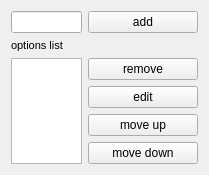
             <widget class="QWidget" name="options_user">
              <property name="geometry">
               <rect>
                <x>0</x>
                <y>0</y>
                <width>209</width>
                <height>170</height>
               </rect>
              </property>
              <attribute name="label">
               <string>User defined</string>
              </attribute>
              <layout class="QGridLayout" name="gridLayout_4">
               <item row="0" column="0">
                <widget class="QLineEdit" name="lineEdit_optionsAdd">
                 <property name="sizePolicy">
                  <sizepolicy hsizetype="Expanding" vsizetype="Fixed">
                   <horstretch>0</horstretch>
                   <verstretch>0</verstretch>
                  </sizepolicy>
                 </property>
                 <property name="minimumSize">
                  <size>
                   <width>0</width>
                   <height>0</height>
                  </size>
                 </property>
                 <property name="maximumSize">
                  <size>
                   <width>16777215</width>
                   <height>16777215</height>
                  </size>
                 </property>
                 <property name="font">
                  <font>
                   <weight>50</weight>
                   <bold>false</bold>
                  </font>
                 </property>
                 <property name="toolTip">
                  <string>Enter here an rsync option to add (eg &quot;--delete-excluded&quot;, &quot;-X&quot;)</string>
                 </property>
                </widget>
               </item>
               <item row="0" column="1">
                <widget class="QPushButton" name="pushButton_optionsAdd">
                 <property name="sizePolicy">
                  <sizepolicy hsizetype="Preferred" vsizetype="Preferred">
                   <horstretch>0</horstretch>
                   <verstretch>0</verstretch>
                  </sizepolicy>
                 </property>
                 <property name="minimumSize">
                  <size>
                   <width>110</width>
                   <height>0</height>
                  </size>
                 </property>
                 <property name="maximumSize">
                  <size>
                   <width>16777215</width>
                   <height>16777215</height>
                  </size>
                 </property>
                 <property name="font">
                  <font>
                   <weight>50</weight>
                   <bold>false</bold>
                  </font>
                 </property>
                 <property name="cursor">
                  <cursorShape>PointingHandCursor</cursorShape>
                 </property>
                 <property name="toolTip">
                  <string>Add rsync option as entered in the next field</string>
                 </property>
                 <property name="text">
                  <string>add</string>
                 </property>
                 <property name="icon">
                  <iconset resource="../resources/luckybackup.qrc">
                   <normaloff>:/luckyPrefix/add.png</normaloff>:/luckyPrefix/add.png</iconset>
                 </property>
                </widget>
               </item>
               <item row="1" column="0">
                <widget class="QLabel" name="label_optionslist">
                 <property name="font">
                  <font>
                   <pointsize>8</pointsize>
                  </font>
                 </property>
                 <property name="text">
                  <string>options list</string>
                 </property>
                </widget>
               </item>
               <item row="2" column="0" rowspan="5">
                <widget class="QListWidget" name="listWidget_options">
                 <property name="sizePolicy">
                  <sizepolicy hsizetype="Expanding" vsizetype="Expanding">
                   <horstretch>0</horstretch>
                   <verstretch>0</verstretch>
                  </sizepolicy>
                 </property>
                 <property name="minimumSize">
                  <size>
                   <width>0</width>
                   <height>100</height>
                  </size>
                 </property>
                 <property name="font">
                  <font>
                   <weight>50</weight>
                   <bold>false</bold>
                  </font>
                 </property>
                 <property name="cursor" stdset="0">
                  <cursorShape>PointingHandCursor</cursorShape>
                 </property>
                 <property name="toolTip">
                  <string>Extra rsync options list</string>
                 </property>
                </widget>
               </item>
               <item row="2" column="1">
                <widget class="QPushButton" name="pushButton_optionsRemove">
                 <property name="sizePolicy">
                  <sizepolicy hsizetype="Preferred" vsizetype="Preferred">
                   <horstretch>0</horstretch>
                   <verstretch>0</verstretch>
                  </sizepolicy>
                 </property>
                 <property name="minimumSize">
                  <size>
                   <width>110</width>
                   <height>0</height>
                  </size>
                 </property>
                 <property name="maximumSize">
                  <size>
                   <width>16777215</width>
                   <height>32</height>
                  </size>
                 </property>
                 <property name="font">
                  <font>
                   <weight>50</weight>
                   <bold>false</bold>
                  </font>
                 </property>
                 <property name="cursor">
                  <cursorShape>PointingHandCursor</cursorShape>
                 </property>
                 <property name="toolTip">
                  <string>Remove highlighted option from list</string>
                 </property>
                 <property name="text">
                  <string>remove</string>
                 </property>
                 <property name="icon">
                  <iconset resource="../resources/luckybackup.qrc">
                   <normaloff>:/luckyPrefix/remove.png</normaloff>:/luckyPrefix/remove.png</iconset>
                 </property>
                </widget>
               </item>
               <item row="3" column="1">
                <widget class="QPushButton" name="pushButton_editOptions">
                 <property name="cursor">
                  <cursorShape>PointingHandCursor</cursorShape>
                 </property>
                 <property name="toolTip">
                  <string>Edit highlighted inclusion</string>
                 </property>
                 <property name="text">
                  <string>edit</string>
                 </property>
                 <property name="icon">
                  <iconset resource="../resources/luckybackup.qrc">
                   <normaloff>:/luckyPrefix/rename.png</normaloff>:/luckyPrefix/rename.png</iconset>
                 </property>
                </widget>
               </item>
               <item row="4" column="1">
                <widget class="QPushButton" name="pushButton_moveUpOptions">
                 <property name="cursor">
                  <cursorShape>PointingHandCursor</cursorShape>
                 </property>
                 <property name="toolTip">
                  <string>Move highlighted inclusion up</string>
                 </property>
                 <property name="text">
                  <string>move up</string>
                 </property>
                 <property name="icon">
                  <iconset resource="../resources/luckybackup.qrc">
                   <normaloff>:/luckyPrefix/up.png</normaloff>:/luckyPrefix/up.png</iconset>
                 </property>
                </widget>
               </item>
               <item row="5" column="1">
                <widget class="QPushButton" name="pushButton_moveDownOptions">
                 <property name="cursor">
                  <cursorShape>PointingHandCursor</cursorShape>
                 </property>
                 <property name="toolTip">
                  <string>Move highlighted inclusion down</string>
                 </property>
                 <property name="text">
                  <string>move down</string>
                 </property>
                 <property name="icon">
                  <iconset resource="../resources/luckybackup.qrc">
                   <normaloff>:/luckyPrefix/down.png</normaloff>:/luckyPrefix/down.png</iconset>
                 </property>
                </widget>
               </item>
               <item row="6" column="1">
                <spacer name="verticalSpacer_5">
                 <property name="orientation">
                  <enum>Qt::Vertical</enum>
                 </property>
                 <property name="sizeHint" stdset="0">
                  <size>
                   <width>75</width>
                   <height>59</height>
                  </size>
                 </property>
                </spacer>
               </item>
              </layout>
             </widget>
